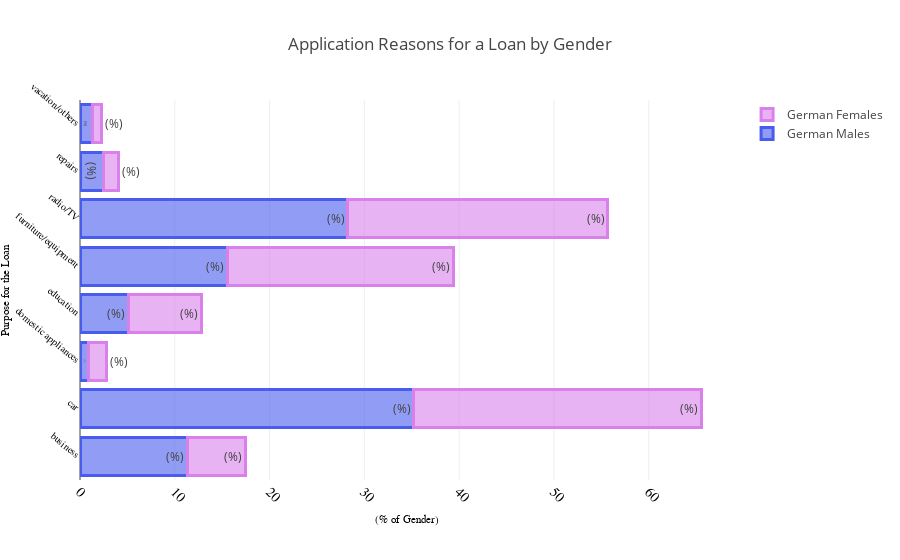

Write notebook code for a chart like this one.
### Code cell
# Values into list
m_purpose = sex_purpose['male'].values.tolist()
f_purpose = sex_purpose['female'].values.tolist()

# Round values
male_purpose = ['%.2f' % elem for elem in m_purpose]
female_purpose = ['%.2f' % elem for elem in f_purpose]

male = go.Bar(
    y=['business', 'car', 'domestic appliances', 'education', 'furniture/equipment',
      'radio/TV', 'repairs', 'vacation/others'],
    x=male_purpose,
    name='German Males',
    text='(%)',
    orientation = 'h',
    marker = dict(
        color = 'rgba(72, 92, 238, 0.6)',
        line = dict(
            color = 'rgba(72, 92, 238, 1.0)',
            width = 3)
    )
)
female = go.Bar(
    y=['business', 'car', 'domestic appliances', 'education', 'furniture/equipment',
      'radio/TV', 'repairs', 'vacation/others'],
    x=female_purpose,
    name='German Females',
    text='(%)',
    orientation = 'h',
    marker = dict(
        color = 'rgba(217, 128, 234, 0.6)',
        line = dict(
            color = 'rgba(217, 128, 234, 1.0)',
            width = 3)
    )
)

data = [male, female]
layout = dict(
    title='Application Reasons for a Loan by Gender',
     xaxis=dict(
        title='(% of Gender)',
        titlefont=dict(
            family='Arial, sans-serif',
            size=11,
            color='black'
        ),
        showticklabels=True,
        tickangle=45,
        tickfont=dict(
            family='Old Standard TT, serif',
            size=14,
            color='black'
        ),
        exponentformat='e',
        showexponent='all'
    ),
    yaxis=dict(
        title='Purpose for the Loan',
        titlefont=dict(
            family='Arial, sans-serif',
            size=11,
            color='black'
        ),
        showticklabels=True,
        tickangle=40,
        tickfont=dict(
            family='Old Standard TT, serif',
            size=10,
            color='black'
        ),
        exponentformat='e',
        showexponent='all'
    ),
    barmode='stack'
)

fig = dict(data=data, layout=layout)
iplot(fig, filename='marker-h-bar')

### Figure 1 — Plotly figure (JSON) as saved in the notebook; plotly's stock layout.template omitted (floating-point values rounded to 4 significant figures)
{"data": [{"marker": {"color": "rgba(72, 92, 238, 0.6)", "line": {"color": "rgba(72, 92, 238, 1.0)", "width": 3}}, "name": "German Males", "orientation": "h", "text": "(%)", "type": "bar", "uid": "c53489ed-5fe4-412b-ac26-170812b79a43", "x": ["11.30", "35.22", "0.87", "5.07", "15.51", "28.26", "2.46", "1.30"], "y": ["business", "car", "domestic appliances", "education", "furniture/equipment", "radio/TV", "repairs", "vacation/others"]}, {"marker": {"color": "rgba(217, 128, 234, 0.6)", "line": {"color": "rgba(217, 128, 234, 1.0)", "width": 3}}, "name": "German Females", "orientation": "h", "text": "(%)", "type": "bar", "uid": "73d961d8-58aa-4c75-ad49-a7f324136671", "x": ["6.13", "30.32", "1.94", "7.74", "23.87", "27.42", "1.61", "0.97"], "y": ["business", "car", "domestic appliances", "education", "furniture/equipment", "radio/TV", "repairs", "vacation/others"]}], "layout": {"barmode": "stack", "title": {"text": "Application Reasons for a Loan by Gender"}, "xaxis": {"exponentformat": "e", "showexponent": "all", "showticklabels": true, "tickangle": 45, "tickfont": {"color": "black", "family": "Old Standard TT, serif", "size": 14}, "title": {"font": {"color": "black", "family": "Arial, sans-serif", "size": 11}, "text": "(% of Gender)"}}, "yaxis": {"exponentformat": "e", "showexponent": "all", "showticklabels": true, "tickangle": 40, "tickfont": {"color": "black", "family": "Old Standard TT, serif", "size": 10}, "title": {"font": {"color": "black", "family": "Arial, sans-serif", "size": 11}, "text": "Purpose for the Loan"}}}}
